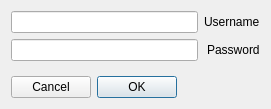
<?xml version="1.0" encoding="UTF-8"?>
<ui version="4.0">
 <class>LoginDialog</class>
 <widget class="QDialog" name="LoginDialog">
  <property name="geometry">
   <rect>
    <x>0</x>
    <y>0</y>
    <width>271</width>
    <height>109</height>
   </rect>
  </property>
  <property name="windowTitle">
   <string>Login</string>
  </property>
  <property name="layoutDirection">
   <enum>Qt::RightToLeft</enum>
  </property>
  <property name="modal">
   <bool>true</bool>
  </property>
  <layout class="QFormLayout" name="formLayout">
   <property name="fieldGrowthPolicy">
    <enum>QFormLayout::AllNonFixedFieldsGrow</enum>
   </property>
   <item row="1" column="0">
    <widget class="QLabel" name="label">
     <property name="text">
      <string>Username</string>
     </property>
    </widget>
   </item>
   <item row="2" column="0">
    <widget class="QLabel" name="label_2">
     <property name="text">
      <string>Password</string>
     </property>
    </widget>
   </item>
   <item row="2" column="1">
    <widget class="QLineEdit" name="ePassword">
     <property name="echoMode">
      <enum>QLineEdit::Password</enum>
     </property>
    </widget>
   </item>
   <item row="3" column="1">
    <spacer name="verticalSpacer">
     <property name="orientation">
      <enum>Qt::Vertical</enum>
     </property>
     <property name="sizeHint" stdset="0">
      <size>
       <width>20</width>
       <height>50</height>
      </size>
     </property>
    </spacer>
   </item>
   <item row="4" column="1">
    <widget class="QDialogButtonBox" name="buttonBox">
     <property name="standardButtons">
      <set>QDialogButtonBox::Cancel|QDialogButtonBox::Ok</set>
     </property>
    </widget>
   </item>
   <item row="1" column="1">
    <widget class="MyLineEdit" name="eUsername"/>
   </item>
  </layout>
 </widget>
 <customwidgets>
  <customwidget>
   <class>MyLineEdit</class>
   <extends>QLineEdit</extends>
   <header>mylineedit.h</header>
  </customwidget>
 </customwidgets>
 <tabstops>
  <tabstop>eUsername</tabstop>
  <tabstop>ePassword</tabstop>
  <tabstop>buttonBox</tabstop>
 </tabstops>
 <resources/>
 <connections/>
</ui>
